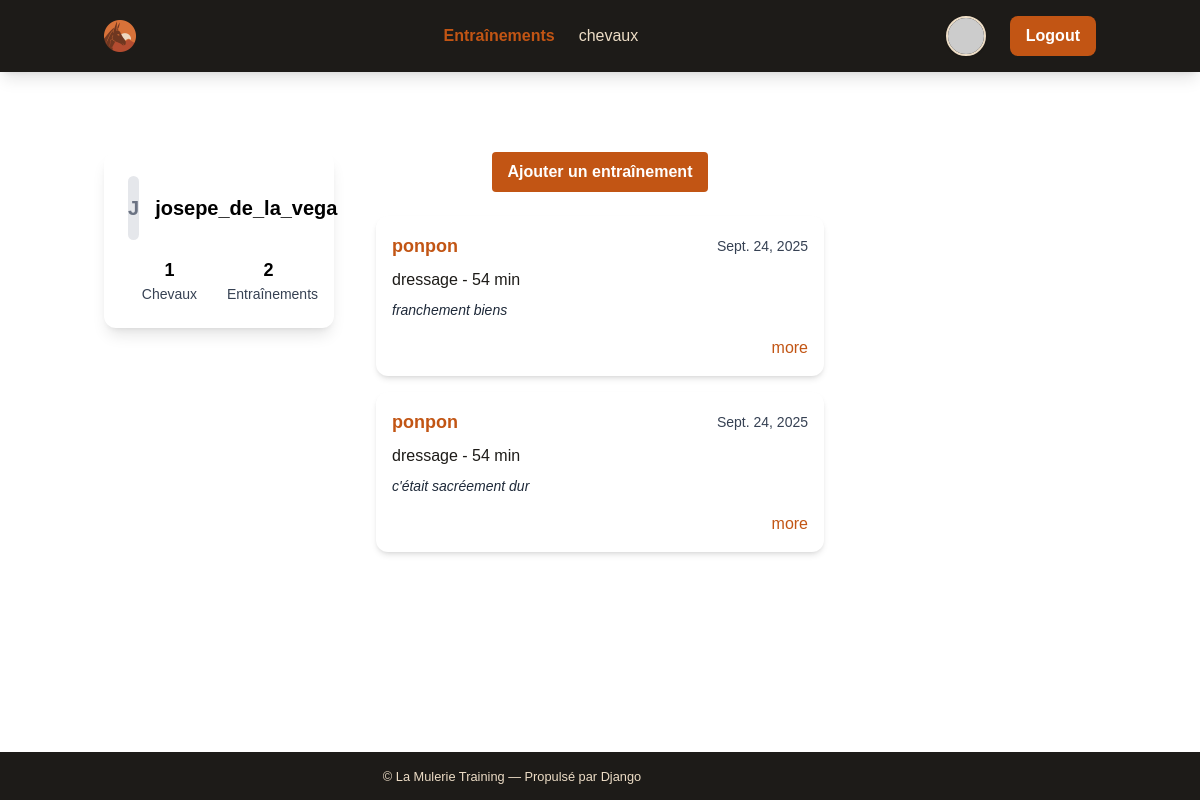
Screenshot of / (signed in) with the database file from the repository.
### training/models.py (models this page shows, shortened)
class TrainingSession(models.Model):
    cheval = models.ForeignKey('Horse', on_delete=models.CASCADE, related_name='trainings')
    cavalier = models.ForeignKey(
        settings.AUTH_USER_MODEL,
        on_delete=models.CASCADE,
        related_name='sessions',
        null=True,  # <-- Ajoute null=True
        blank=True  # <-- Ajoute blank=True pour l'admin
    )
    date = models.DateField(default=django.utils.timezone.now)
    type_seance = models.CharField(max_length=100)
    duree = models.PositiveIntegerField(help_text="Durée en minutes")
    notes = models.TextField(blank=True, null=True)
    cout = models.DecimalField(max_digits=7, decimal_places=2, blank=True, null=True, help_text="Coût de l'entraînement en euros")

class Horse(models.Model):
    nom = models.CharField(max_length=100)
    race = models.CharField(max_length=100)
    birth_date = models.DateField(default=django.utils.timezone.now)
    proprietaire = models.ForeignKey(
        settings.AUTH_USER_MODEL,
        on_delete=models.CASCADE,
        related_name='chevaux',
        null=True,  # Pour migration initiale, à rendre obligatoire ensuite
        blank=True
    )

### training/views.py (the view)
# urls.py: path('', views.home_training, name='home_training'),
@login_required
def home_training(request):
    sessions = TrainingSession.objects.filter(cavalier=request.user).order_by('date')
    return render(request, "training/home_training.html", {"sessions": sessions})

### training/templates/training/home_training.html (shortened to what this page needs)
{% extends 'la_mulerie_training/base.html' %}
{% block content %}
<div class="container mx-auto mt-8">
    <div class="grid grid-cols-12 gap-6">
        <div class="col-span-12 md:col-span-3">
            {% include 'la_mulerie_training/components/user_card.html' %}
        </div>
        <div class="col-span-12 md:col-span-6">
            <div class="flex justify-center mb-6">
                <a href="{% url 'training_add_global' %}" class="px-4 py-2 bg-orange text-white font-semibold rounded hover:bg-terre">
                Ajouter un entraînement
                </a>
            </div>
            <div class="space-y-4">
                {% for session in sessions %}
                    {% include 'training/components/training_card.html' with session=session %}
                {% empty %}
                    <p class="text-center text-gray-700">Aucun entraînement enregistré.</p>
                {% endfor %}
            </div>
        </div>
        <div class="col-span-12 md:col-span-3">
        </div>
    </div>
</div>
{% endblock %}

### la_mulerie_training/templates/la_mulerie_training/components/user_card.html (shortened to what this page needs)
<div class="bg-white rounded-xl shadow-lg p-6 text-black">
    <div class="flex items-center space-x-4 mb-4">
        {% if user.profile.avatar %}
            <img src="{{ user.profile.avatar.url }}" alt="{{ user.username }}" class="w-16 h-16 rounded-full object-cover border border-gray-300">
        {% else %}
            <div class="w-16 h-16 rounded-full bg-gray-200 flex items-center justify-center text-gray-500 text-xl font-bold">
                {{ user.username|slice:":1"|upper }}
            </div>
        {% endif %}
        <div>
            <h2 class="text-xl font-bold">{{ user.username }}</h2>
        </div>
    </div>
    <div class="grid grid-cols-2 gap-4 text-center">
        <div>
            <div class="font-bold text-lg">{{ user.chevaux.count }}</div>
            <div class="text-sm text-gray-700">Chevaux</div>
        </div>
        <div>
            <div class="font-bold text-lg">{{ user.sessions.count }}</div>
            <div class="text-sm text-gray-700">Entraînements</div>
        </div>
    </div>
</div>

### training/templates/training/components/training_card.html (shortened to what this page needs)
<div class="max-w-md mx-auto bg-white rounded-xl shadow-md overflow-hidden mb-4">
    <div class="p-4">
        <div class="flex justify-between items-center mb-2">
            <h3 class="text-lg font-bold text-muletier">
                <a href="{% url 'horse_detail' session.cheval.pk %}" class="link-primary"> {{ session.cheval.nom }}</a>
            </h3>
            <span class="text-gray-700 text-sm">{{ session.date }}</span>
        </div>
        <p class="text-muletier font-medium">
            {{ session.type_seance }} - {{ session.duree }} min
        </p>
        {% if session.notes %}
        <p class="mt-2 text-gray-800 text-sm italic">{{ session.notes }}</p>
        {% endif %}
        <div class="mt-4 flex justify-end space-x-2">
          <a href="{% url 'training_detail' session.pk %}" class="link-primary" > more </a>
        </div>
    </div>
</div>

### rows the page displays
TrainingSession: cheval.nom "ponpon", date "Sept. 24, 2025", type_seance "dressage", duree "54", notes "franchement biens"
TrainingSession: cheval.nom "ponpon", date "Sept. 24, 2025", type_seance "dressage", duree "54", notes "c'était sacréement dur"

### other values shown
{{ user.username|slice:":1"|upper }} "J"
{{ user.username }} "josepe_de_la_vega"
{{ user.chevaux.count }} "1"
{{ user.sessions.count }} "2"
